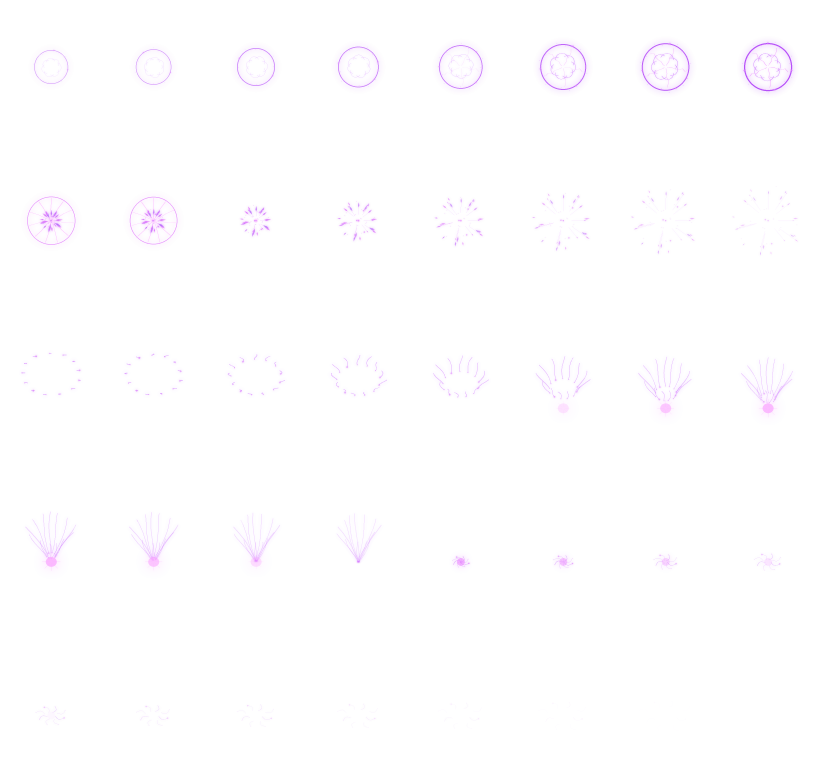
#> input picture LastEpoch_Hud/Assets/Source/essence_shatter_vfx/ForgeEssence_Atlas_8x5.png, 4096 x 3840 px (shown at 1/5 size)
$ python Build-EssenceVfxAtlas.py
#> lines starting #> are read from the running program, lines starting #| are printed output that depends on the picture
"""Builds the Advanced Forge effect atlas from the supplied Essence Shatter VFX, and a ring for the shatter.

    python scripts/Build-EssenceVfxAtlas.py [the supplied atlas; default LastEpoch_Hud/Assets/Source/essence_shatter_vfx/ForgeEssence_Atlas_8x5.png]

The supplied atlas is 8 by 5 frames of 512 by 768. It is shrunk to half size as a whole (nothing is cut), which is
plenty for the size it is shown at, and keeps the texture small. Frames 1 to 8 charge, 9 to 16 shatter, 17 to 28 absorb
and 29 to 40 are the residual wisps.
"""
import os
import sys
import numpy as np
from PIL import Image

HERE = os.path.dirname(__file__)
SRC = sys.argv[1] if len(sys.argv) > 1 else os.path.join(HERE, '..', 'LastEpoch_Hud', 'Assets', 'Source', 'essence_shatter_vfx', 'ForgeEssence_Atlas_8x5.png')
OUT = os.path.join(HERE, '..', 'LastEpoch_Hud', 'Assets', 'Generated')
os.makedirs(OUT, exist_ok=True)

atlas = Image.open(SRC).convert('RGBA')
#> atlas is the input picture: PIL image 4096x3840 RGBA; mean R, G, B, A 17.1, 8, 21.5, 1.7
assert atlas.size == (8 * 512, 5 * 768), atlas.size
atlas.resize((atlas.width // 2, atlas.height // 2), Image.LANCZOS).save(os.path.join(OUT, 'essence_vfx_atlas.png'), optimize=True)

# a thin violet ring with a soft glow, which spreads out from the orb as it breaks
size = 256
yy, xx = np.mgrid[0:size, 0:size].astype(float)
d = np.hypot(xx - (size - 1) / 2, yy - (size - 1) / 2) / (size / 2)
core = np.exp(-((d - 0.82) / 0.025) ** 2)
halo = np.exp(-((d - 0.82) / 0.09) ** 2) * 0.45
a = np.clip(core + halo, 0, 1) * (d < 1.0)
ring = np.zeros((size, size, 4))
ring[..., 0] = 0.78 + 0.22 * core
ring[..., 1] = 0.55 + 0.40 * core
ring[..., 2] = 1.0
ring[..., 3] = a
Image.fromarray((np.clip(ring, 0, 1) * 255).astype(np.uint8), 'RGBA').save(os.path.join(OUT, 'ring_violet.png'))
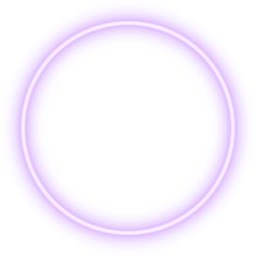
#> saved as ring_violet.png: PIL image 256x256 RGBA; mean R, G, B, A 201.3, 145.8, 255, 34.3; transparent parts drawn white
# a four-pointed glimmer, white in the middle and violet at the tips, for the sparkles round an item in the forge slot
size = 96
yy, xx = np.mgrid[0:size, 0:size].astype(float)
x = (xx - (size - 1) / 2) / (size / 2)
y = (yy - (size - 1) / 2) / (size / 2)
core = np.exp(-(x * x + y * y) / 0.012)
horizontal = np.exp(-(y / 0.045) ** 2) * np.exp(-np.abs(x) * 2.6)
vertical = np.exp(-(x / 0.045) ** 2) * np.exp(-np.abs(y) * 2.6)
rx, ry = (x + y) / 1.4142, (y - x) / 1.4142
diagonal = (np.exp(-(ry / 0.05) ** 2) * np.exp(-np.abs(rx) * 4.5) + np.exp(-(rx / 0.05) ** 2) * np.exp(-np.abs(ry) * 4.5)) * 0.45
glow = np.exp(-(x * x + y * y) / 0.10) * 0.35
a = np.clip(core * 1.2 + horizontal + vertical + diagonal + glow, 0, 1)
star = np.zeros((size, size, 4))
star[..., 0] = 0.82 + 0.18 * core
star[..., 1] = 0.66 + 0.34 * core
star[..., 2] = 1.0
star[..., 3] = a
Image.fromarray((np.clip(star, 0, 1) * 255).astype(np.uint8), 'RGBA').save(os.path.join(OUT, 'sparkle_star.png'))
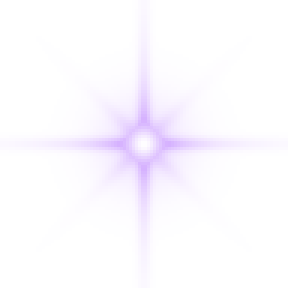
#> saved as sparkle_star.png: PIL image 96x96 RGBA (shown 3 times larger); mean R, G, B, A 209.4, 168.8, 255, 16; transparent parts drawn white
print('done')
